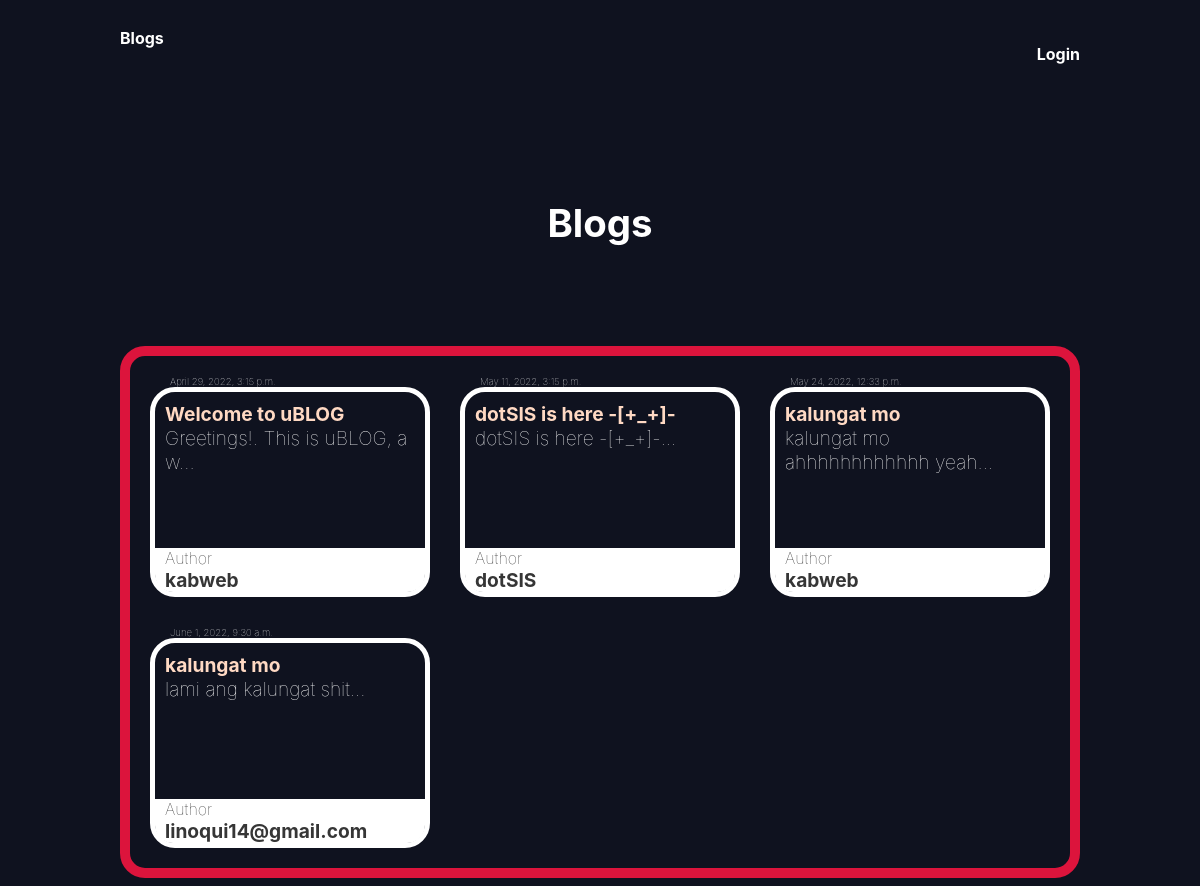
The app's page /blogs/ with its own data.
### blogs/models.py (models this page shows, shortened)
class Blog(models.Model):
    title = models.CharField(max_length=100)
    slug = models.SlugField()
    body = models.TextField()
    date = models.DateTimeField(auto_now_add=True)
    thumb = models.ImageField(default='default.png', blank=True)
    author = models.ForeignKey(User, default=None, on_delete=models.CASCADE)
    def snippet(self):
        return self.body[:30] + '...'

### blogs/views.py (the view)
# urls.py: path('blogs/', views.BlogList.as_view()),
def blogs(request):
    blogs = Blog.objects.all().order_by('date')
    return render(request, 'blogs/blogs.html', { 'blogs': blogs })

### blogs/templates/blogs/blogs.html (shortened to what this page needs)
{% extends 'base.html' %}
{% block content %}
    <h1 style="font-weight: bold;color:white">Blogs</h1>
    {% if not user.is_authenticated %}
        <div class="blogs">
            {% for blog in blogs %}
                <div>
                    <div class="blog-date">
                        {{ blog.date }}
                    </div>
                        <div class="blog">
                            <a href="{% url 'blogs:blog' slug=blog.slug%}">
                                <h2>{{ blog.title }}</h2>
                            </a>
                            <div class="blog-content">
                                {{ blog.snippet }}
                            </div>
                            <div  class="author">
                                <div class="author-text">
                                    <div>
                                        Author
                                    </div>
                                </div>
                                <div class="author-text-author"> {{ blog.author }} </div>
                            </div>
                        </div>
                </div>
            {% endfor %}
        </div>
    {% endif %}
{% endblock %}

### assets/styles.css (style rules this page uses)
body { background-color: #0f121f; color: rgb(255, 255, 255); }
body * { font-family: -apple-system, BlinkMacSystemFont, 'Segoe UI', Roboto, Oxygen, Ubuntu, Cantarell, 'Open Sans', 'Helvetica Neue', sans-serif; }
h1, h2, h3, h4, h5 { font-weight: normal; margin: 0; }
a, a:hover, a:visited { color: rgb(255, 255, 255); font-weight: bold; text-decoration: none; }
div.wrapper h1 { text-align: center; margin: 100px auto; font-size: 2.4em; }
.blogs { margin-top: 60px; border-radius: 25px; border: 10px solid crimson; padding: 20px; display: grid; grid-template-columns: 1fr 1fr 1fr; grid-gap: 30px; }
.blog { padding: 10px; border-radius: 25px; min-height: 150px; min-width: 250px; max-width: 300; border: 5px solid rgb(255, 255, 255); position: relative; padding-bottom: 40px; }
.blog .blog-content { font-size: 1.2em; font-weight: lighter; color: rgb(255, 255, 255); }
.blog h2 { font-size: 1.2em; font-weight: bold; color: rgb(255, 217, 195); }
.blogs .blog-date { font-weight: lighter; font-size: .6em; color: rgb(255, 255, 255); margin-left: 20px; }
.blog .author-text { font-weight: lighter; font-size: 1em; color: rgb(34, 34, 34); }
.blog .author-text-author { font-weight: bolder; font-size: 1.2em; color: rgb(54, 54, 54); }
.blog .author { padding: 0px 0px 0px 10px; background: #ffffff; position: absolute; right: 0; bottom: 0; margin: 0; left: 0; color: #0f121f; border-radius: 0px 0px 18px 18px; }

### records on screen
Blog: date "April 29, 2022, 3:15 p.m.", title "Welcome to uBLOG", snippet "Greetings!. This is uBLOG, a w...", author "kabweb"
Blog: date "May 11, 2022, 3:15 p.m.", title "dotSIS is here -[+_+]-", snippet "dotSIS is here -[+_+]-...", author "dotSIS"
Blog: date "May 24, 2022, 12:33 p.m.", title "kalungat mo", snippet "kalungat mo ahhhhhhhhhhhh yeah...", author "kabweb"
Blog: date "June 1, 2022, 9:30 a.m.", title "kalungat mo", snippet "lami ang kalungat shit...", author "linoqui14@gmail.com"
